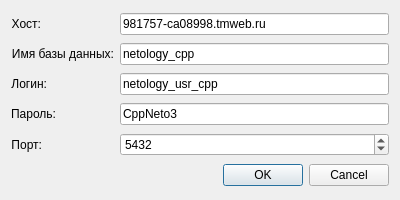
<?xml version="1.0" encoding="UTF-8"?>
<ui version="4.0">
 <class>DbData</class>
 <widget class="QDialog" name="DbData">
  <property name="geometry">
   <rect>
    <x>0</x>
    <y>0</y>
    <width>400</width>
    <height>200</height>
   </rect>
  </property>
  <property name="windowTitle">
   <string>Dialog</string>
  </property>
  <layout class="QGridLayout" name="gridLayout">
   <item row="0" column="0">
    <widget class="QLabel" name="lb_host">
     <property name="sizePolicy">
      <sizepolicy hsizetype="Fixed" vsizetype="Minimum">
       <horstretch>35</horstretch>
       <verstretch>0</verstretch>
      </sizepolicy>
     </property>
     <property name="text">
      <string>Хост:</string>
     </property>
     <property name="alignment">
      <set>Qt::AlignRight|Qt::AlignTrailing|Qt::AlignVCenter</set>
     </property>
    </widget>
   </item>
   <item row="0" column="1">
    <widget class="QLineEdit" name="le_host">
     <property name="sizePolicy">
      <sizepolicy hsizetype="Minimum" vsizetype="Fixed">
       <horstretch>0</horstretch>
       <verstretch>0</verstretch>
      </sizepolicy>
     </property>
     <property name="text">
      <string>981757-ca08998.tmweb.ru</string>
     </property>
    </widget>
   </item>
   <item row="1" column="0">
    <widget class="QLabel" name="lb_dbName">
     <property name="sizePolicy">
      <sizepolicy hsizetype="Maximum" vsizetype="Preferred">
       <horstretch>0</horstretch>
       <verstretch>0</verstretch>
      </sizepolicy>
     </property>
     <property name="text">
      <string>Имя базы данных:</string>
     </property>
     <property name="alignment">
      <set>Qt::AlignRight|Qt::AlignTrailing|Qt::AlignVCenter</set>
     </property>
    </widget>
   </item>
   <item row="1" column="1">
    <widget class="QLineEdit" name="le_dbName">
     <property name="sizePolicy">
      <sizepolicy hsizetype="Preferred" vsizetype="Fixed">
       <horstretch>0</horstretch>
       <verstretch>0</verstretch>
      </sizepolicy>
     </property>
     <property name="text">
      <string>netology_cpp</string>
     </property>
    </widget>
   </item>
   <item row="2" column="0">
    <widget class="QLabel" name="lb_login">
     <property name="sizePolicy">
      <sizepolicy hsizetype="Maximum" vsizetype="Preferred">
       <horstretch>0</horstretch>
       <verstretch>0</verstretch>
      </sizepolicy>
     </property>
     <property name="text">
      <string>Логин:</string>
     </property>
     <property name="alignment">
      <set>Qt::AlignRight|Qt::AlignTrailing|Qt::AlignVCenter</set>
     </property>
    </widget>
   </item>
   <item row="2" column="1">
    <widget class="QLineEdit" name="le_login">
     <property name="sizePolicy">
      <sizepolicy hsizetype="Preferred" vsizetype="Fixed">
       <horstretch>0</horstretch>
       <verstretch>0</verstretch>
      </sizepolicy>
     </property>
     <property name="text">
      <string>netology_usr_cpp</string>
     </property>
    </widget>
   </item>
   <item row="3" column="0">
    <widget class="QLabel" name="lb_pass">
     <property name="sizePolicy">
      <sizepolicy hsizetype="Maximum" vsizetype="Preferred">
       <horstretch>0</horstretch>
       <verstretch>0</verstretch>
      </sizepolicy>
     </property>
     <property name="text">
      <string>Пароль:</string>
     </property>
     <property name="alignment">
      <set>Qt::AlignRight|Qt::AlignTrailing|Qt::AlignVCenter</set>
     </property>
    </widget>
   </item>
   <item row="3" column="1">
    <widget class="QLineEdit" name="le_pass">
     <property name="sizePolicy">
      <sizepolicy hsizetype="Preferred" vsizetype="Fixed">
       <horstretch>0</horstretch>
       <verstretch>0</verstretch>
      </sizepolicy>
     </property>
     <property name="text">
      <string>CppNeto3</string>
     </property>
    </widget>
   </item>
   <item row="4" column="0">
    <widget class="QLabel" name="lb_port">
     <property name="sizePolicy">
      <sizepolicy hsizetype="Maximum" vsizetype="Preferred">
       <horstretch>0</horstretch>
       <verstretch>0</verstretch>
      </sizepolicy>
     </property>
     <property name="text">
      <string>Порт:</string>
     </property>
     <property name="alignment">
      <set>Qt::AlignRight|Qt::AlignTrailing|Qt::AlignVCenter</set>
     </property>
    </widget>
   </item>
   <item row="4" column="1">
    <widget class="QSpinBox" name="spB_port">
     <property name="sizePolicy">
      <sizepolicy hsizetype="Preferred" vsizetype="Fixed">
       <horstretch>0</horstretch>
       <verstretch>0</verstretch>
      </sizepolicy>
     </property>
     <property name="toolTip">
      <string>&lt;html&gt;&lt;head/&gt;&lt;body&gt;&lt;p&gt;&lt;span style=&quot; font-family:'-apple-system','BlinkMacSystemFont','Segoe UI','Noto Sans','Helvetica','Arial','sans-serif','Apple Color Emoji','Segoe UI Emoji'; font-size:16px; color:#1f2328; background-color:#ffffff;&quot;&gt;5432&lt;/span&gt;&lt;/p&gt;&lt;/body&gt;&lt;/html&gt;</string>
     </property>
     <property name="maximum">
      <number>65535</number>
     </property>
     <property name="value">
      <number>5432</number>
     </property>
    </widget>
   </item>
   <item row="5" column="0" colspan="2">
    <widget class="QDialogButtonBox" name="buttonBox">
     <property name="orientation">
      <enum>Qt::Horizontal</enum>
     </property>
     <property name="standardButtons">
      <set>QDialogButtonBox::Cancel|QDialogButtonBox::Ok</set>
     </property>
    </widget>
   </item>
  </layout>
 </widget>
 <resources/>
 <connections>
  <connection>
   <sender>buttonBox</sender>
   <signal>accepted()</signal>
   <receiver>DbData</receiver>
   <slot>accept()</slot>
   <hints>
    <hint type="sourcelabel">
     <x>248</x>
     <y>254</y>
    </hint>
    <hint type="destinationlabel">
     <x>157</x>
     <y>274</y>
    </hint>
   </hints>
  </connection>
  <connection>
   <sender>buttonBox</sender>
   <signal>rejected()</signal>
   <receiver>DbData</receiver>
   <slot>reject()</slot>
   <hints>
    <hint type="sourcelabel">
     <x>316</x>
     <y>260</y>
    </hint>
    <hint type="destinationlabel">
     <x>286</x>
     <y>274</y>
    </hint>
   </hints>
  </connection>
 </connections>
</ui>
